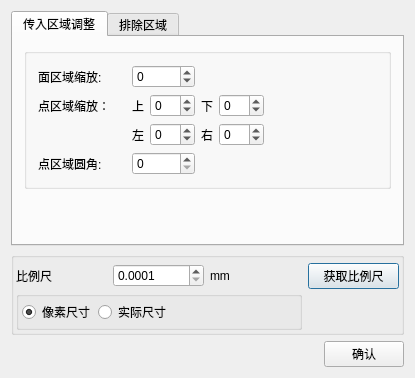
<?xml version="1.0" encoding="UTF-8"?>
<ui version="4.0">
 <class>surfacePAdvanceDialog</class>
 <widget class="QDialog" name="surfacePAdvanceDialog">
  <property name="geometry">
   <rect>
    <x>0</x>
    <y>0</y>
    <width>415</width>
    <height>378</height>
   </rect>
  </property>
  <property name="windowTitle">
   <string>surfacePAdvanceDialog</string>
  </property>
  <layout class="QGridLayout" name="gridLayout_5">
   <item row="0" column="0">
    <layout class="QVBoxLayout" name="verticalLayout_2">
     <item>
      <widget class="QTabWidget" name="tabWidget">
       <property name="currentIndex">
        <number>0</number>
       </property>
       <widget class="QWidget" name="tab_2">
        <attribute name="title">
         <string>传入区域调整</string>
        </attribute>
        <layout class="QGridLayout" name="gridLayout">
         <item row="0" column="0">
          <widget class="QGroupBox" name="grp_input">
           <property name="title">
            <string/>
           </property>
           <layout class="QGridLayout" name="gridLayout_15">
            <item row="3" column="3">
             <layout class="QHBoxLayout" name="horizontalLayout_13">
              <item>
               <widget class="QLabel" name="label_19">
                <property name="text">
                 <string>右</string>
                </property>
               </widget>
              </item>
              <item>
               <widget class="QSpinBox" name="sp_rt">
                <property name="buttonSymbols">
                 <enum>QAbstractSpinBox::UpDownArrows</enum>
                </property>
                <property name="minimum">
                 <number>-99</number>
                </property>
               </widget>
              </item>
              <item>
               <spacer name="horizontalSpacer_6">
                <property name="orientation">
                 <enum>Qt::Horizontal</enum>
                </property>
                <property name="sizeHint" stdset="0">
                 <size>
                  <width>40</width>
                  <height>20</height>
                 </size>
                </property>
               </spacer>
              </item>
             </layout>
            </item>
            <item row="1" column="2">
             <widget class="QSpinBox" name="sp_inputAreaZoom">
              <property name="enabled">
               <bool>true</bool>
              </property>
              <property name="minimum">
               <number>-50</number>
              </property>
              <property name="maximum">
               <number>50</number>
              </property>
             </widget>
            </item>
            <item row="1" column="0">
             <widget class="QLabel" name="label_8">
              <property name="text">
               <string>面区域缩放:</string>
              </property>
             </widget>
            </item>
            <item row="2" column="0" colspan="2">
             <widget class="QLabel" name="label_26">
              <property name="text">
               <string>点区域缩放：</string>
              </property>
             </widget>
            </item>
            <item row="2" column="2">
             <layout class="QHBoxLayout" name="horizontalLayout_12">
              <item>
               <widget class="QLabel" name="label_13">
                <property name="text">
                 <string>上</string>
                </property>
               </widget>
              </item>
              <item>
               <widget class="QSpinBox" name="sp_up">
                <property name="buttonSymbols">
                 <enum>QAbstractSpinBox::UpDownArrows</enum>
                </property>
                <property name="minimum">
                 <number>-99</number>
                </property>
               </widget>
              </item>
             </layout>
            </item>
            <item row="2" column="3">
             <layout class="QHBoxLayout" name="horizontalLayout_11">
              <item>
               <widget class="QLabel" name="label_11">
                <property name="text">
                 <string>下</string>
                </property>
               </widget>
              </item>
              <item>
               <widget class="QSpinBox" name="sp_down">
                <property name="buttonSymbols">
                 <enum>QAbstractSpinBox::UpDownArrows</enum>
                </property>
                <property name="minimum">
                 <number>-99</number>
                </property>
               </widget>
              </item>
              <item>
               <spacer name="horizontalSpacer_5">
                <property name="orientation">
                 <enum>Qt::Horizontal</enum>
                </property>
                <property name="sizeHint" stdset="0">
                 <size>
                  <width>40</width>
                  <height>20</height>
                 </size>
                </property>
               </spacer>
              </item>
             </layout>
            </item>
            <item row="3" column="0" colspan="2">
             <spacer name="horizontalSpacer_3">
              <property name="orientation">
               <enum>Qt::Horizontal</enum>
              </property>
              <property name="sizeHint" stdset="0">
               <size>
                <width>88</width>
                <height>20</height>
               </size>
              </property>
             </spacer>
            </item>
            <item row="3" column="2">
             <layout class="QHBoxLayout" name="horizontalLayout_14">
              <item>
               <widget class="QLabel" name="label_27">
                <property name="text">
                 <string>左</string>
                </property>
               </widget>
              </item>
              <item>
               <widget class="QSpinBox" name="sp_lf">
                <property name="buttonSymbols">
                 <enum>QAbstractSpinBox::UpDownArrows</enum>
                </property>
                <property name="minimum">
                 <number>-99</number>
                </property>
               </widget>
              </item>
             </layout>
            </item>
            <item row="4" column="0">
             <widget class="QLabel" name="lb_round">
              <property name="text">
               <string>点区域圆角:</string>
              </property>
             </widget>
            </item>
            <item row="4" column="2">
             <widget class="QSpinBox" name="sp_roundVal">
              <property name="enabled">
               <bool>true</bool>
              </property>
              <property name="minimum">
               <number>0</number>
              </property>
              <property name="maximum">
               <number>50</number>
              </property>
             </widget>
            </item>
           </layout>
          </widget>
         </item>
         <item row="1" column="0">
          <spacer name="verticalSpacer">
           <property name="orientation">
            <enum>Qt::Vertical</enum>
           </property>
           <property name="sizeHint" stdset="0">
            <size>
             <width>20</width>
             <height>40</height>
            </size>
           </property>
          </spacer>
         </item>
        </layout>
       </widget>
       <widget class="QWidget" name="tab">
        <attribute name="title">
         <string>排除区域</string>
        </attribute>
        <layout class="QGridLayout" name="gridLayout_3">
         <item row="0" column="0">
          <layout class="QVBoxLayout" name="verticalLayout">
           <item>
            <layout class="QHBoxLayout" name="horizontalLayout_2">
             <item>
              <widget class="QGroupBox" name="groupBox_3">
               <property name="title">
                <string/>
               </property>
               <layout class="QGridLayout" name="gridLayout_2">
                <item row="0" column="0">
                 <widget class="QLabel" name="label_14">
                  <property name="text">
                   <string>排除模组：</string>
                  </property>
                 </widget>
                </item>
                <item row="1" column="1" colspan="3">
                 <widget class="QCheckBox" name="cb_useDelete1">
                  <property name="layoutDirection">
                   <enum>Qt::RightToLeft</enum>
                  </property>
                  <property name="text">
                   <string>排除2：  </string>
                  </property>
                 </widget>
                </item>
                <item row="0" column="4">
                 <widget class="QLabel" name="label_15">
                  <property name="text">
                   <string>胀缩：</string>
                  </property>
                 </widget>
                </item>
                <item row="0" column="5">
                 <widget class="QSpinBox" name="sp_deleteZoneZoom0">
                  <property name="buttonSymbols">
                   <enum>QAbstractSpinBox::UpDownArrows</enum>
                  </property>
                  <property name="minimum">
                   <number>-50</number>
                  </property>
                  <property name="maximum">
                   <number>50</number>
                  </property>
                 </widget>
                </item>
                <item row="0" column="1" colspan="3">
                 <widget class="QCheckBox" name="cb_useDelete0">
                  <property name="layoutDirection">
                   <enum>Qt::RightToLeft</enum>
                  </property>
                  <property name="text">
                   <string>排除1：  </string>
                  </property>
                 </widget>
                </item>
                <item row="1" column="5">
                 <widget class="QSpinBox" name="sp_deleteZoneZoom1">
                  <property name="buttonSymbols">
                   <enum>QAbstractSpinBox::UpDownArrows</enum>
                  </property>
                  <property name="minimum">
                   <number>-50</number>
                  </property>
                  <property name="maximum">
                   <number>50</number>
                  </property>
                 </widget>
                </item>
                <item row="2" column="1" colspan="3">
                 <widget class="QCheckBox" name="cb_useDelete2">
                  <property name="layoutDirection">
                   <enum>Qt::RightToLeft</enum>
                  </property>
                  <property name="text">
                   <string>排除3：  </string>
                  </property>
                 </widget>
                </item>
                <item row="2" column="5">
                 <widget class="QSpinBox" name="sp_deleteZoneZoom2">
                  <property name="buttonSymbols">
                   <enum>QAbstractSpinBox::UpDownArrows</enum>
                  </property>
                  <property name="minimum">
                   <number>-50</number>
                  </property>
                  <property name="maximum">
                   <number>50</number>
                  </property>
                 </widget>
                </item>
                <item row="3" column="4" colspan="2">
                 <widget class="QCheckBox" name="cb_showDel">
                  <property name="layoutDirection">
                   <enum>Qt::RightToLeft</enum>
                  </property>
                  <property name="text">
                   <string>测后显示：</string>
                  </property>
                 </widget>
                </item>
                <item row="3" column="0" colspan="2">
                 <widget class="QLabel" name="label_16">
                  <property name="text">
                   <string>增加排除区域：</string>
                  </property>
                 </widget>
                </item>
                <item row="3" column="3">
                 <widget class="QSpinBox" name="sp_plusDeleteRegion">
                  <property name="buttonSymbols">
                   <enum>QAbstractSpinBox::UpDownArrows</enum>
                  </property>
                  <property name="minimum">
                   <number>0</number>
                  </property>
                  <property name="maximum">
                   <number>8</number>
                  </property>
                 </widget>
                </item>
                <item row="4" column="0" colspan="4">
                 <widget class="QCheckBox" name="cb_useReferPToDel">
                  <property name="statusTip">
                   <string>将前方传入点/面区域引用为排除区域</string>
                  </property>
                  <property name="whatsThis">
                   <string>将前方传入点/面区域引用为排除区域</string>
                  </property>
                  <property name="layoutDirection">
                   <enum>Qt::RightToLeft</enum>
                  </property>
                  <property name="text">
                   <string>引用传入点区域为排除区域:</string>
                  </property>
                 </widget>
                </item>
                <item row="4" column="4">
                 <widget class="QLabel" name="label_25">
                  <property name="text">
                   <string>胀缩：</string>
                  </property>
                 </widget>
                </item>
                <item row="4" column="5">
                 <widget class="QSpinBox" name="sp_deletePointZoom">
                  <property name="enabled">
                   <bool>true</bool>
                  </property>
                  <property name="buttonSymbols">
                   <enum>QAbstractSpinBox::UpDownArrows</enum>
                  </property>
                  <property name="minimum">
                   <number>-50</number>
                  </property>
                  <property name="maximum">
                   <number>50</number>
                  </property>
                 </widget>
                </item>
               </layout>
              </widget>
             </item>
             <item>
              <spacer name="horizontalSpacer_2">
               <property name="orientation">
                <enum>Qt::Horizontal</enum>
               </property>
               <property name="sizeHint" stdset="0">
                <size>
                 <width>40</width>
                 <height>20</height>
                </size>
               </property>
              </spacer>
             </item>
            </layout>
           </item>
           <item>
            <spacer name="verticalSpacer_2">
             <property name="orientation">
              <enum>Qt::Vertical</enum>
             </property>
             <property name="sizeHint" stdset="0">
              <size>
               <width>20</width>
               <height>40</height>
              </size>
             </property>
            </spacer>
           </item>
          </layout>
         </item>
        </layout>
       </widget>
      </widget>
     </item>
     <item>
      <widget class="QGroupBox" name="groupBox_6">
       <property name="title">
        <string/>
       </property>
       <layout class="QGridLayout" name="gridLayout_4">
        <property name="leftMargin">
         <number>2</number>
        </property>
        <property name="topMargin">
         <number>5</number>
        </property>
        <property name="rightMargin">
         <number>2</number>
        </property>
        <property name="bottomMargin">
         <number>2</number>
        </property>
        <property name="spacing">
         <number>2</number>
        </property>
        <item row="0" column="0">
         <widget class="QLabel" name="label_28">
          <property name="text">
           <string>比例尺</string>
          </property>
         </widget>
        </item>
        <item row="1" column="0" colspan="3">
         <widget class="QGroupBox" name="groupBox_7">
          <property name="title">
           <string/>
          </property>
          <layout class="QHBoxLayout" name="horizontalLayout_16">
           <property name="spacing">
            <number>3</number>
           </property>
           <property name="leftMargin">
            <number>3</number>
           </property>
           <property name="topMargin">
            <number>3</number>
           </property>
           <property name="rightMargin">
            <number>3</number>
           </property>
           <property name="bottomMargin">
            <number>3</number>
           </property>
           <item>
            <widget class="QRadioButton" name="rb_pixel">
             <property name="layoutDirection">
              <enum>Qt::LeftToRight</enum>
             </property>
             <property name="text">
              <string>像素尺寸</string>
             </property>
             <property name="checked">
              <bool>true</bool>
             </property>
            </widget>
           </item>
           <item>
            <widget class="QRadioButton" name="rb_actual">
             <property name="layoutDirection">
              <enum>Qt::LeftToRight</enum>
             </property>
             <property name="text">
              <string>实际尺寸</string>
             </property>
            </widget>
           </item>
           <item>
            <spacer name="horizontalSpacer_8">
             <property name="orientation">
              <enum>Qt::Horizontal</enum>
             </property>
             <property name="sizeHint" stdset="0">
              <size>
               <width>95</width>
               <height>20</height>
              </size>
             </property>
            </spacer>
           </item>
          </layout>
         </widget>
        </item>
        <item row="0" column="1" colspan="3">
         <layout class="QHBoxLayout" name="horizontalLayout_15">
          <item>
           <widget class="QDoubleSpinBox" name="dsp_pixSize">
            <property name="decimals">
             <number>4</number>
            </property>
            <property name="minimum">
             <double>0.000100000000000</double>
            </property>
            <property name="maximum">
             <double>9.990000000000000</double>
            </property>
           </widget>
          </item>
          <item>
           <widget class="QLabel" name="label_29">
            <property name="text">
             <string>mm</string>
            </property>
           </widget>
          </item>
          <item>
           <widget class="QPushButton" name="bt_getPixSize">
            <property name="text">
             <string>获取比例尺</string>
            </property>
           </widget>
          </item>
         </layout>
        </item>
       </layout>
      </widget>
     </item>
     <item>
      <spacer name="verticalSpacer_3">
       <property name="orientation">
        <enum>Qt::Vertical</enum>
       </property>
       <property name="sizeHint" stdset="0">
        <size>
         <width>20</width>
         <height>13</height>
        </size>
       </property>
      </spacer>
     </item>
     <item>
      <layout class="QHBoxLayout" name="horizontalLayout">
       <item>
        <spacer name="horizontalSpacer">
         <property name="orientation">
          <enum>Qt::Horizontal</enum>
         </property>
         <property name="sizeHint" stdset="0">
          <size>
           <width>40</width>
           <height>20</height>
          </size>
         </property>
        </spacer>
       </item>
       <item>
        <widget class="QPushButton" name="okButton">
         <property name="text">
          <string>确认</string>
         </property>
        </widget>
       </item>
      </layout>
     </item>
    </layout>
   </item>
  </layout>
 </widget>
 <layoutdefault spacing="6" margin="11"/>
 <resources/>
 <connections>
  <connection>
   <sender>okButton</sender>
   <signal>clicked()</signal>
   <receiver>surfacePAdvanceDialog</receiver>
   <slot>accept()</slot>
   <hints>
    <hint type="sourcelabel">
     <x>355</x>
     <y>350</y>
    </hint>
    <hint type="destinationlabel">
     <x>207</x>
     <y>188</y>
    </hint>
   </hints>
  </connection>
 </connections>
</ui>
